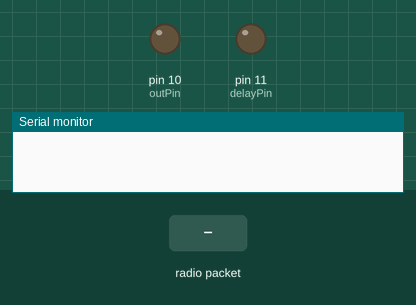
This sketch was run on a simulated Arduino Uno, built with avr-gcc and run on an emulated ATmega328P. On the bench: output pins drawn as LEDs (lit = HIGH), the last lines printed to the serial monitor. The test bench sets the inputs (shaded band). No radio packets arrive unless stated.

Above: at 1.2 s.
1.3 s: radio packet "90" arrives
At 1.37 s:
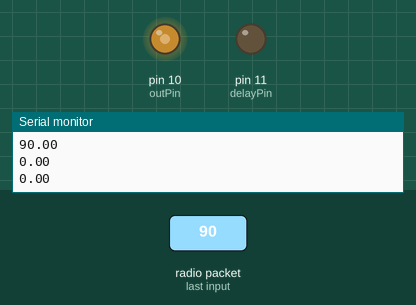
2.9 s: radio packet "5" arrives
At 3.4 s:
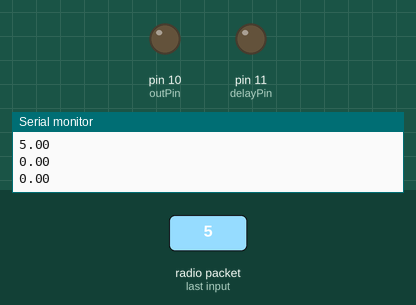
4.5 s: radio packet "200" arrives
At 4.68 s:
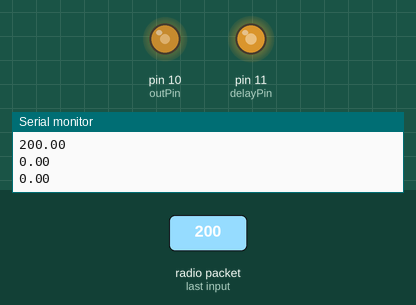
Timing chart, 0 to 7.5 s (numbered marks = the images above; inputs shaded):
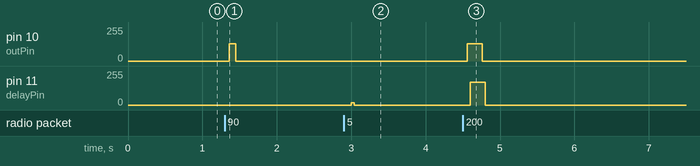

Measured:
- after the input at 1.3 s, pin 10 (outPin): 0/255 → 128/255 after 0.06 s, → 0/255 0.09 s later
- after the input at 2.9 s, pin 11 (delayPin): 0/255 → 18/255 after 0.10 s, → 0/255 0.04 s later
- after the input at 4.5 s, pin 10 (outPin): 0/255 → 128/255 after 0.06 s, → 0/255 0.20 s later; pin 11 (delayPin): 0/255 → 171/255 after 0.10 s, → 0/255 0.20 s later

The sketch:

Sine_Generator.ino
```cpp
#include <TimerOne.h>
#include <SPI.h>
#include <nRF24L01.h>
#include <RF24.h>
RF24 radio(7, 8); // SPI 버스에 nRF24L01 라디오를 설정하기 위해 CE, CSN 선언.
const byte address[6] = "00001"; //주소값을 5가지 문자열로 변경할 수 있으며, 송신기과 수신기가 동일한 주소로 해야됨.

//Seperators
char *A ="";
char *B ="";
char *C ="";

//Values
float fsampleTime;
float ffreq;
float fAmpli;

//sine
#define outPin  10
#define delayPin  11    // this pin is just used to test the compute time
const float pi = 3.14159 ;
const float T = 100 ;    // sample time in microseconds
const float Sampling = 1000000.0;
float newOmega;
float a[]={0,0,0};
float c1=0;
void setup() {
  // put your setup code here, to run once:
  Serial.begin(9600);
  radio.begin();
  radio.openReadingPipe(0, address);
  radio.setPALevel(RF24_PA_MIN);
  radio.startListening();

  Timer1.initialize(T);
  Timer1.pwm(outPin, 0,T);
}
//COM03
void loop() {
  // put your main code here, to run repeatedly:

if (radio.available())
  {
        char text[32] = "";
        radio.read(&text, sizeof(text));
        Serial.println(text);
         delay(20);
        char*d = strtok(text,"#");
        int count =0;

        //seperating values
        while (d!= NULL)
          {
            if(count==0)
            {
              A=d;
            }
            else if (count==1)
            {
              B=d;
            }
            else if(count==2)
            {
              C=d;
            }
            count++;
            //Serial.println(d);
            d=strtok(NULL,"#");
          }
        //Serial.println(A);
        //Serial.println(B);
        //Serial.println(C);

        fsampleTime=atof(A);
        ffreq=atof(B);
        fAmpli=atof(C);
        delay(20);
        Serial.println(fsampleTime);
        Serial.println(ffreq);
        Serial.println(fAmpli);

        newOmega=(float)(2*pi*ffreq) ;
        a[1]=fAmpli*sin(newOmega*T/Sampling);
        a[0]=0.0;
        a[2]=0.0;
        c1 = (8.0 - 2.0*pow(newOmega*T/Sampling,2))/(4.0+pow(newOmega*T/Sampling,2));
        delay(20);
        makeSineWave();
        pinMode(delayPin, OUTPUT);
        Timer1.setPwmDuty(outPin, LOW); //사인 없애기
  }


}

void makeSineWave()
{
   for(uint32_t tStart = millis();  (millis()-tStart) < fsampleTime;)
  {
    compute();
  }
}

void compute()
{
    digitalWrite(delayPin, HIGH);
    a[2] = c1*a[1] - a[0] ;  // recursion equation
    a[0] = a[1] ;
    a[1] = a[2] ;
    Timer1.setPwmDuty(outPin, int(a[2])+512); ////1024 //it's giving a voltage
    digitalWrite(delayPin, LOW);
}
```
